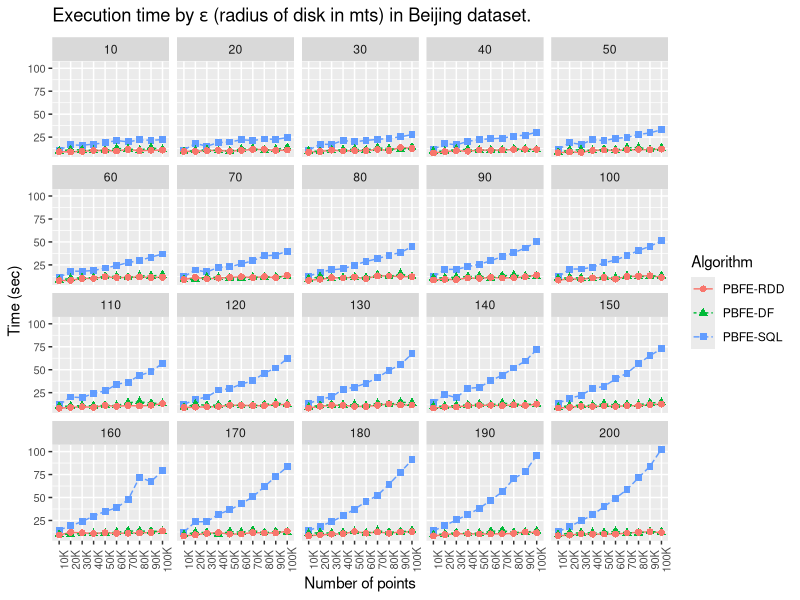

Recreate this plot in R.
library(ggplot2)

data <- read.table("Beijing_PBFE2vsPBFE3vsPBFE4_N10K-100K_E10-200.csv", header = F)

data <- data[,c(1,2,3,5)]
names(data) = c("Algorithm","Epsilon", "Dataset", "Time")
reorder = paste0(seq(10,200,10),"K")
data$Dataset = factor(data$Dataset, levels = reorder)
data$Algorithm = factor(data$Algorithm, levels = c("PBFE-RDD", "PBFE-DF", "PBFE-SQL"))

title=expression(paste("Execution time by ",epsilon," (radius of disk in mts) in Beijing dataset."))
g = ggplot(data=data, aes(x=factor(Dataset), y=Time, group=Algorithm, colour=Algorithm, shape=Algorithm)) +
  geom_line(aes(linetype=Algorithm)) +
  geom_point(size=2) +
  labs(title=title,y="Time (sec)") + 
  scale_x_discrete("Number of points") +
  theme(axis.text.x=element_text(size=8, angle=90),axis.text.y=element_text(size=8)) +
  facet_wrap(~Epsilon)

pdf("Beijing_PBFE2vsPBFE3vsPBFE4_N10K-100K_E10-200.pdf", width = 10.5, height = 7.5)
plot(g)
dev.off()